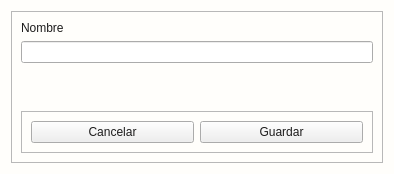
<?xml version="1.0" encoding="UTF-8"?>
<ui version="4.0">
 <class>Formulario</class>
 <widget class="QWidget" name="Formulario">
  <property name="geometry">
   <rect>
    <x>0</x>
    <y>0</y>
    <width>394</width>
    <height>174</height>
   </rect>
  </property>
  <property name="windowTitle">
   <string>Form</string>
  </property>
  <property name="styleSheet">
   <string notr="true">*{color: #1d1c1c;}
#Formulario{
background: #fffefb;
}
[objectName*=&quot;contenedor&quot;]{
background: #fffefb;
border: none;
}
[objectName*=&quot;etiqueta_&quot;]{
font-size:14px;
font-weight:bold;
font-family:&quot;Arial&quot;;
}
[objectName*=&quot;txt&quot;]{
font-size:14px;
font-weight:bold;
font-family:&quot;Arial&quot;;
color:#1d1c1c;
border:none;
border-radius:4px;
background: #F5F5F5;
border-bottom: 1px solid #1d1c1c;
}
[objectName*=&quot;txt&quot;]:hover{
border-bottom: 1px solid #023375;
}
[objectName*=&quot;txt&quot;]:focus{
border-bottom: 2px solid #023375;
}
[objectName*=&quot;btn_btn_&quot;]{
font-size:14px;
font-weight:bold;
font-family:&quot;Arial&quot;;
color: #fffefb;
background: #023375;
border:none;
border-radius:4px;
padding: 2px 0px;
}
#btn_btn_cancelar:hover{
background: #ee1d52;
}
#btn_btn_cancelar:pressed{
background: #B13636;
}
#btn_btn_guardar:hover{
background: #68a67d;
}
#btn_btn_guardar:pressed{
background: #578B69;
}</string>
  </property>
  <layout class="QGridLayout" name="gridLayout">
   <item row="0" column="0">
    <widget class="QFrame" name="contenedor">
     <property name="frameShape">
      <enum>QFrame::Shape::StyledPanel</enum>
     </property>
     <property name="frameShadow">
      <enum>QFrame::Shadow::Raised</enum>
     </property>
     <layout class="QVBoxLayout" name="verticalLayout">
      <item>
       <widget class="QLabel" name="etiqueta_nombre">
        <property name="text">
         <string>Nombre</string>
        </property>
       </widget>
      </item>
      <item>
       <widget class="QLineEdit" name="txt_nombre">
        <property name="maxLength">
         <number>30</number>
        </property>
        <property name="frame">
         <bool>true</bool>
        </property>
        <property name="echoMode">
         <enum>QLineEdit::EchoMode::Normal</enum>
        </property>
        <property name="cursorMoveStyle">
         <enum>Qt::CursorMoveStyle::LogicalMoveStyle</enum>
        </property>
        <property name="clearButtonEnabled">
         <bool>true</bool>
        </property>
       </widget>
      </item>
      <item>
       <spacer name="verticalSpacer">
        <property name="orientation">
         <enum>Qt::Orientation::Vertical</enum>
        </property>
        <property name="sizeHint" stdset="0">
         <size>
          <width>20</width>
          <height>40</height>
         </size>
        </property>
       </spacer>
      </item>
      <item>
       <widget class="QFrame" name="contenedor_frame">
        <property name="frameShape">
         <enum>QFrame::Shape::StyledPanel</enum>
        </property>
        <property name="frameShadow">
         <enum>QFrame::Shadow::Raised</enum>
        </property>
        <layout class="QHBoxLayout" name="horizontalLayout">
         <item>
          <widget class="QPushButton" name="btn_btn_cancelar">
           <property name="cursor">
            <cursorShape>PointingHandCursor</cursorShape>
           </property>
           <property name="text">
            <string>Cancelar</string>
           </property>
          </widget>
         </item>
         <item>
          <widget class="QPushButton" name="btn_btn_guardar">
           <property name="cursor">
            <cursorShape>PointingHandCursor</cursorShape>
           </property>
           <property name="text">
            <string>Guardar</string>
           </property>
          </widget>
         </item>
        </layout>
       </widget>
      </item>
     </layout>
    </widget>
   </item>
  </layout>
 </widget>
 <resources/>
 <connections/>
</ui>
